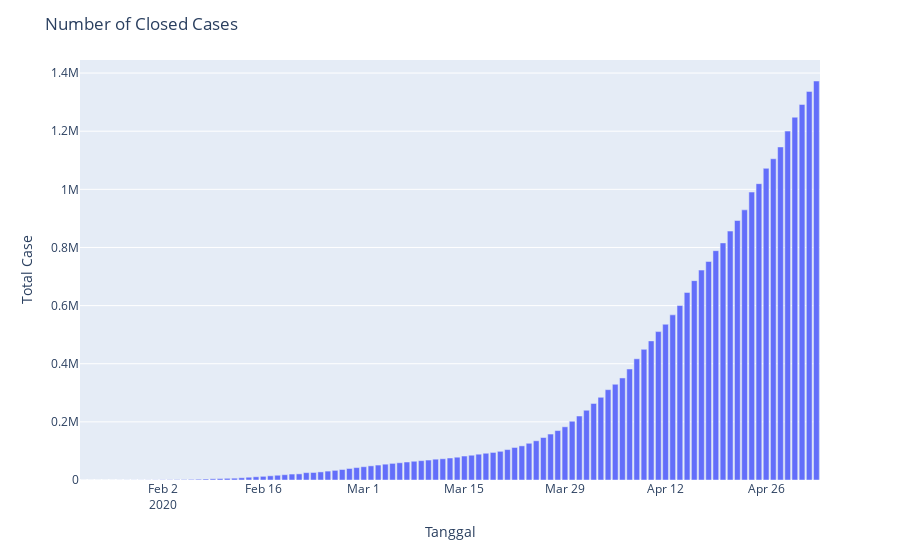

Write notebook code for a chart like this one.
### Code cell
# Closed Cases = Number of Recovered Cases + Number of Death Cases
fig=px.bar(x=datewise.index,y=datewise["Recovered"]+datewise["Deaths"])
fig.update_layout(title="Number of Closed Cases",
                  xaxis_title="Tanggal",yaxis_title="Total Case")
fig.show()
